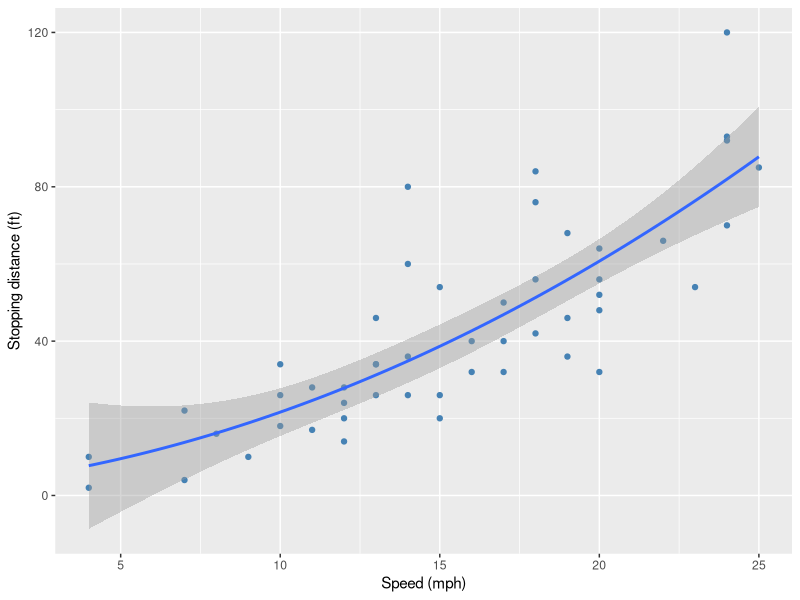

Write the R code that produced this figure.
## ---- chunk 1
knitr::opts_chunk$set(echo = TRUE, message = FALSE, warning = FALSE)
library(ggplot2)
library(dplyr)
## ---- chunk 2
cars %>%
  summarise(
    mean_speed = mean(speed),
    mean_dist  = mean(dist),
    max_dist   = max(dist)
  )
## ---- chunk 3
ggplot(cars, aes(speed, dist)) +
  geom_point(colour = "steelblue") +
  geom_smooth(method = "lm", formula = y ~ poly(x, 2), se = TRUE) +
  labs(x = "Speed (mph)", y = "Stopping distance (ft)")
## ---- chunk 4
fit <- lm(dist ~ speed + I(speed^2), data = cars)
summary(fit)$r.squared
## ---- chunk 5
sessionInfo()
